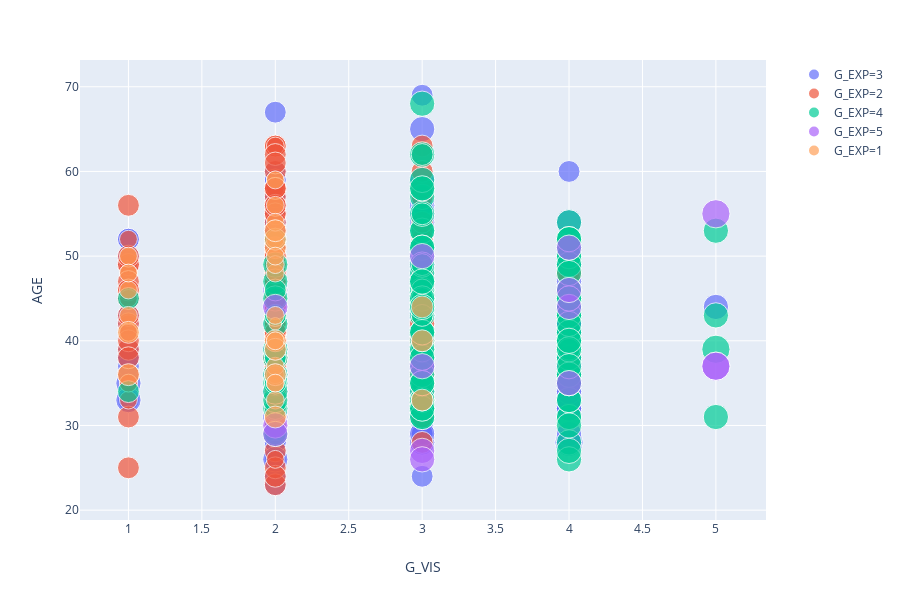

Notebook cell for this chart:
### Markdown cell above
##### Visibility

### Code cell
fig = px.scatter(data, x="G_VIS", y="AGE",
                    size="GLOBAL", color="G_EXP")
fig.show()

### Figure 1 — Plotly figure (JSON) as saved in the notebook; plotly's stock layout.template omitted (floating-point values rounded to 4 significant figures; data arrays with more than 128 entries replaced by an {"elided": "..."} marker saying what was removed)
{"data": [{"hoverlabel": {"namelength": 0}, "hovertemplate": "G_EXP=3<br>G_VIS=%{x}<br>AGE=%{y}<br>GLOBAL=%{marker.size}", "legendgroup": "G_EXP=3", "marker": {"color": "#636efa", "size": {"elided": "392 int values"}, "sizemode": "area", "sizeref": 0.0125, "symbol": "circle"}, "mode": "markers", "name": "G_EXP=3", "showlegend": true, "type": "scatter", "x": {"elided": "392 int values"}, "xaxis": "x", "y": {"elided": "392 int values"}, "yaxis": "y"}, {"hoverlabel": {"namelength": 0}, "hovertemplate": "G_EXP=2<br>G_VIS=%{x}<br>AGE=%{y}<br>GLOBAL=%{marker.size}", "legendgroup": "G_EXP=2", "marker": {"color": "#EF553B", "size": {"elided": "248 int values"}, "sizemode": "area", "sizeref": 0.0125, "symbol": "circle"}, "mode": "markers", "name": "G_EXP=2", "showlegend": true, "type": "scatter", "x": {"elided": "248 int values"}, "xaxis": "x", "y": {"elided": "248 int values"}, "yaxis": "y"}, {"hoverlabel": {"namelength": 0}, "hovertemplate": "G_EXP=4<br>G_VIS=%{x}<br>AGE=%{y}<br>GLOBAL=%{marker.size}", "legendgroup": "G_EXP=4", "marker": {"color": "#00cc96", "size": {"elided": "165 int values"}, "sizemode": "area", "sizeref": 0.0125, "symbol": "circle"}, "mode": "markers", "name": "G_EXP=4", "showlegend": true, "type": "scatter", "x": {"elided": "165 int values"}, "xaxis": "x", "y": {"elided": "165 int values"}, "yaxis": "y"}, {"hoverlabel": {"namelength": 0}, "hovertemplate": "G_EXP=5<br>G_VIS=%{x}<br>AGE=%{y}<br>GLOBAL=%{marker.size}", "legendgroup": "G_EXP=5", "marker": {"color": "#ab63fa", "size": [4, 5, 4, 5, 4, 4, 4, 5, 4, 4, 4, 4, 4, 4], "sizemode": "area", "sizeref": 0.0125, "symbol": "circle"}, "mode": "markers", "name": "G_EXP=5", "showlegend": true, "type": "scatter", "x": [4, 5, 4, 5, 2, 4, 2, 5, 3, 4, 3, 2, 3, 3], "xaxis": "x", "y": [51, 37, 44, 55, 30, 35, 44, 37, 50, 46, 37, 29, 27, 26], "yaxis": "y"}, {"hoverlabel": {"namelength": 0}, "hovertemplate": "G_EXP=1<br>G_VIS=%{x}<br>AGE=%{y}<br>GLOBAL=%{marker.size}", "legendgroup": "G_EXP=1", "marker": {"color": "#FFA15A", "size": [2, 3, 2, 2, 2, 2, 2, 2, 3, 2, 1, 2, 3, 2, 3, 3, 3, 2, 3, 2, 2, 2, 3, 2, 3, 3, 3, 3, 2, 2, 2, 2], "sizemode": "area", "sizeref": 0.0125, "symbol": "circle"}, "mode": "markers", "name": "G_EXP=1", "showlegend": true, "type": "scatter", "x": [2, 1, 2, 1, 2, 2, 2, 2, 2, 2, 2, 2, 3, 1, 2, 3, 3, 1, 2, 2, 2, 2, 1, 2, 2, 2, 2, 2, 1, 2, 2, 2], "xaxis": "x", "y": [56, 36, 35, 46, 40, 48, 33, 59, 51, 52, 42, 36, 44, 50, 40, 40, 33, 43, 52, 49, 50, 37, 41, 54, 39, 31, 36, 53, 48, 40, 35, 43], "yaxis": "y"}], "layout": {"height": 600, "legend": {"itemsizing": "constant", "tracegroupgap": 0}, "margin": {"t": 60}, "xaxis": {"anchor": "y", "domain": [0, 0.98], "title": {"text": "G_VIS"}}, "yaxis": {"anchor": "x", "domain": [0, 1], "title": {"text": "AGE"}}}}
